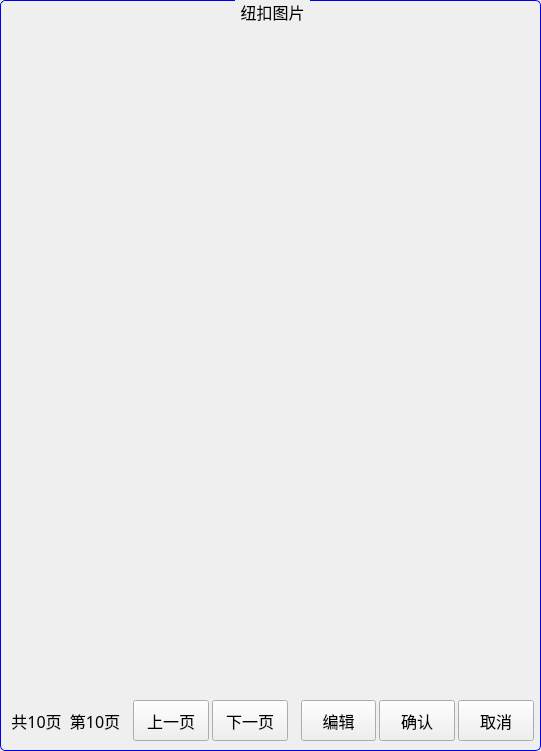
  <widget class="QGroupBox" name="ButtonInfoBox_Image">
   <property name="geometry">
    <rect>
     <x>230</x>
     <y>10</y>
     <width>541</width>
     <height>751</height>
    </rect>
   </property>
   <property name="font">
    <font>
     <family>Yahei Mono</family>
     <pointsize>12</pointsize>
     <weight>50</weight>
     <bold>false</bold>
    </font>
   </property>
   <property name="styleSheet">
    <string notr="true">QGroupBox 
{
	border:1px solid #0000EE;
	border-radius:5px;
	margin-top:1ex;
}
QGroupBox::title 
{
	subcontrol-origin: margin;
	subcontrol-position: top center;
	padding: 0 3px;
}</string>
   </property>
   <property name="title">
    <string>纽扣图片</string>
   </property>
   <widget class="QWidget" name="gridLayoutWidget">
    <property name="geometry">
     <rect>
      <x>0</x>
      <y>10</y>
      <width>541</width>
      <height>681</height>
     </rect>
    </property>
    <property name="font">
     <font>
      <family>Yahei Mono</family>
     </font>
    </property>
    <layout class="QGridLayout" name="ButtonImageGridLayout" rowstretch="0" columnstretch="0">
     <property name="sizeConstraint">
      <enum>QLayout::SetDefaultConstraint</enum>
     </property>
     <property name="leftMargin">
      <number>0</number>
     </property>
     <property name="topMargin">
      <number>10</number>
     </property>
     <property name="rightMargin">
      <number>0</number>
     </property>
     <property name="spacing">
      <number>0</number>
     </property>
    </layout>
   </widget>
   <widget class="QWidget" name="layoutWidget">
    <property name="geometry">
     <rect>
      <x>10</x>
      <y>700</y>
      <width>111</width>
      <height>41</height>
     </rect>
    </property>
    <property name="font">
     <font>
      <family>Yahei Mono</family>
     </font>
    </property>
    <layout class="QHBoxLayout" name="horizontalLayout_1">
     <item>
      <widget class="QLabel" name="labelPageAll">
       <property name="font">
        <font>
         <family>Yahei Mono</family>
         <pointsize>12</pointsize>
         <weight>50</weight>
         <bold>false</bold>
        </font>
       </property>
       <property name="text">
        <string>共10页</string>
       </property>
       <property name="alignment">
        <set>Qt::AlignCenter</set>
       </property>
      </widget>
     </item>
     <item>
      <widget class="QLabel" name="labelPageCurrent">
       <property name="font">
        <font>
         <family>Yahei Mono</family>
         <pointsize>12</pointsize>
         <weight>50</weight>
         <bold>false</bold>
        </font>
       </property>
       <property name="text">
        <string>第10页</string>
       </property>
       <property name="alignment">
        <set>Qt::AlignCenter</set>
       </property>
      </widget>
     </item>
    </layout>
   </widget>
   <widget class="QWidget" name="layoutWidget">
    <property name="geometry">
     <rect>
      <x>133</x>
      <y>700</y>
      <width>401</width>
      <height>41</height>
     </rect>
    </property>
    <property name="font">
     <font>
      <family>Yahei Mono</family>
     </font>
    </property>
    <layout class="QHBoxLayout" name="horizontalLayout_2" stretch="0,0,0,0,0,0">
     <property name="spacing">
      <number>3</number>
     </property>
     <item>
      <widget class="QPushButton" name="pushButton_LastPage">
       <property name="sizePolicy">
        <sizepolicy hsizetype="Fixed" vsizetype="Preferred">
         <horstretch>0</horstretch>
         <verstretch>0</verstretch>
        </sizepolicy>
       </property>
       <property name="minimumSize">
        <size>
         <width>60</width>
         <height>0</height>
        </size>
       </property>
       <property name="font">
        <font>
         <family>Yahei Mono</family>
         <pointsize>12</pointsize>
        </font>
       </property>
       <property name="text">
        <string>上一页</string>
       </property>
       <property name="autoDefault">
        <bool>false</bool>
       </property>
       <property name="default">
        <bool>false</bool>
       </property>
       <property name="flat">
        <bool>false</bool>
       </property>
      </widget>
     </item>
     <item>
      <widget class="QPushButton" name="pushButton_NextPage">
       <property name="sizePolicy">
        <sizepolicy hsizetype="Fixed" vsizetype="Preferred">
         <horstretch>0</horstretch>
         <verstretch>0</verstretch>
        </sizepolicy>
       </property>
       <property name="minimumSize">
        <size>
         <width>60</width>
         <height>0</height>
        </size>
       </property>
       <property name="font">
        <font>
         <family>Yahei Mono</family>
         <pointsize>12</pointsize>
        </font>
       </property>
       <property name="text">
        <string>下一页</string>
       </property>
      </widget>
     </item>
     <item>
      <spacer name="horizontalSpacer">
       <property name="orientation">
        <enum>Qt::Horizontal</enum>
       </property>
       <property name="sizeType">
        <enum>QSizePolicy::Fixed</enum>
       </property>
       <property name="sizeHint" stdset="0">
        <size>
         <width>10</width>
         <height>20</height>
        </size>
       </property>
      </spacer>
     </item>
     <item>
      <widget class="QPushButton" name="pushButton_Edit">
       <property name="sizePolicy">
        <sizepolicy hsizetype="Fixed" vsizetype="Preferred">
         <horstretch>0</horstretch>
         <verstretch>0</verstretch>
        </sizepolicy>
       </property>
       <property name="minimumSize">
        <size>
         <width>60</width>
         <height>0</height>
        </size>
       </property>
       <property name="font">
        <font>
         <family>Yahei Mono</family>
         <pointsize>12</pointsize>
        </font>
       </property>
       <property name="text">
        <string>编辑</string>
       </property>
      </widget>
     </item>
     <item>
      <widget class="QPushButton" name="pushButton_Enter">
       <property name="sizePolicy">
        <sizepolicy hsizetype="Fixed" vsizetype="Preferred">
         <horstretch>0</horstretch>
         <verstretch>0</verstretch>
        </sizepolicy>
       </property>
       <property name="minimumSize">
        <size>
         <width>60</width>
         <height>0</height>
        </size>
       </property>
       <property name="font">
        <font>
         <family>Yahei Mono</family>
         <pointsize>12</pointsize>
        </font>
       </property>
       <property name="text">
        <string>确认</string>
       </property>
      </widget>
     </item>
     <item>
      <widget class="QPushButton" name="pushButton_Esc">
       <property name="sizePolicy">
        <sizepolicy hsizetype="Fixed" vsizetype="Preferred">
         <horstretch>0</horstretch>
         <verstretch>0</verstretch>
        </sizepolicy>
       </property>
       <property name="minimumSize">
        <size>
         <width>60</width>
         <height>0</height>
        </size>
       </property>
       <property name="font">
        <font>
         <family>Yahei Mono</family>
         <pointsize>12</pointsize>
        </font>
       </property>
       <property name="text">
        <string>取消</string>
       </property>
      </widget>
     </item>
    </layout>
   </widget>
  </widget>
